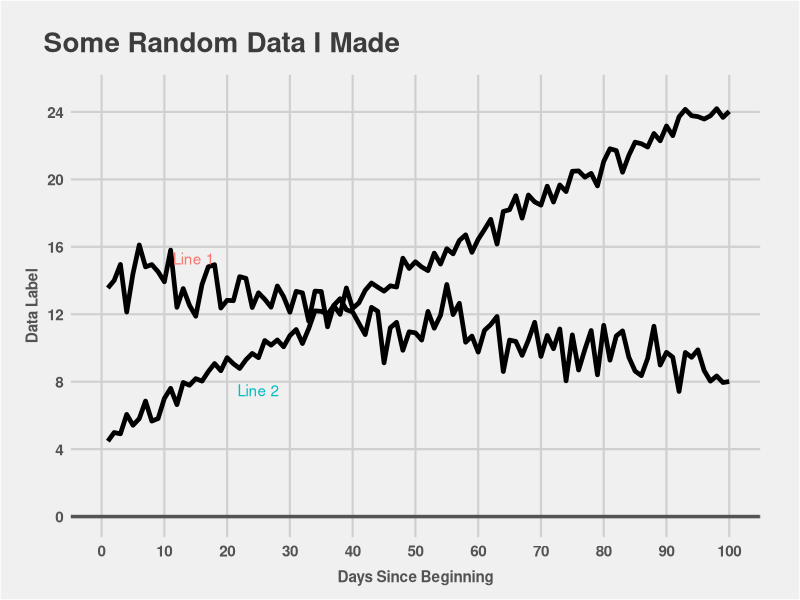
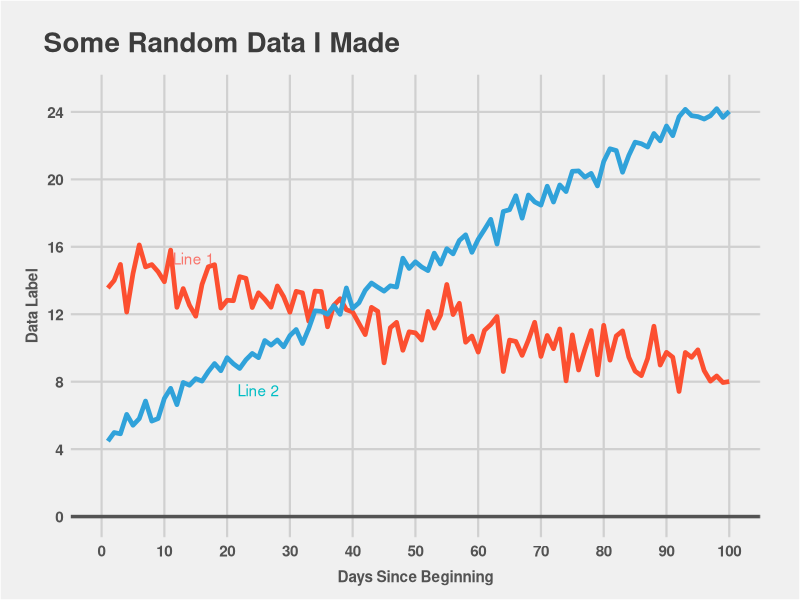
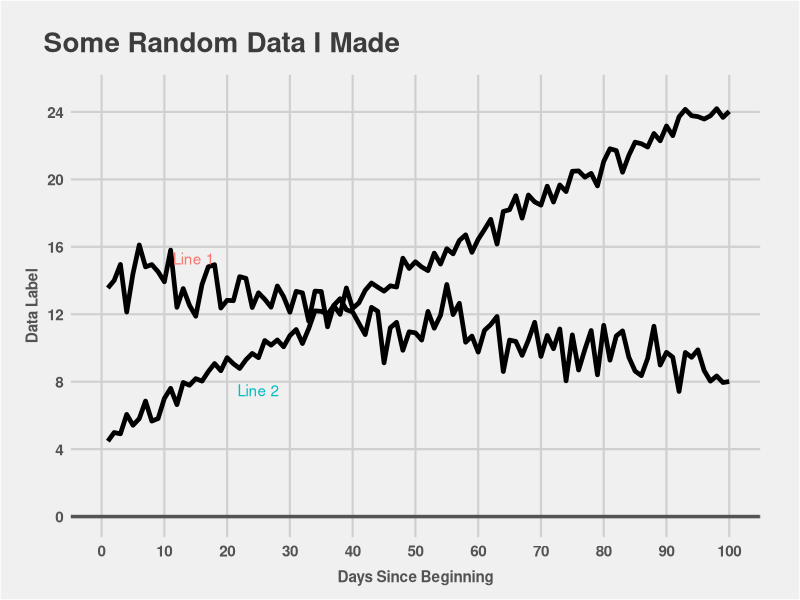
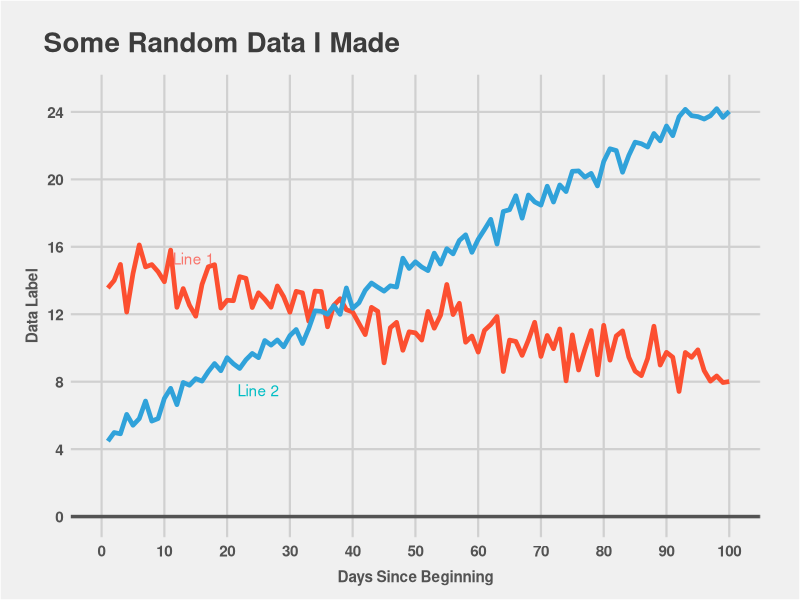

Generate these figures, in order, with R:
#Make charts in the style of 538
  #taken from the website below:

#http://austinclemens.com/blog/2014/07/03/fivethirtyeight-com-style-graphs-in-ggplot2/

#color palette found here
  #http://www.color-hex.com/color-palette/13650

#the final chart is really nice, but does require the window in Rstudio IDE to be resize to make it work

#There is also a 538 theme on github:
  #https://github.com/alex23lemm/theme_fivethirtyeight

#####################
# Packages and Data #
#####################


# Packages
library(ggplot2)
library(grid)

#creating the chart
line1<-rnorm(100,mean=15-seq(1,6,by=.05),sd=1)
line2<-rnorm(100,mean=4+seq(1,21,by=.2),sd=.5)
time<-seq(1,100,by=1)
data<-data.frame(time,line1,line2)

###################
# Original Script #
###################
ggplot(data,aes(time)) +
  # The actual lines
  geom_line(aes(y=line1),size=1.6) +
  geom_line(aes(y=line2),size=1.6) +
  theme_bw() +
  # Set the entire chart region to a light gray color
  theme(panel.background=element_rect(fill="#F0F0F0")) +
  theme(plot.background=element_rect(fill="#F0F0F0")) +
  theme(panel.border=element_rect(colour="#F0F0F0")) +
  # Format the grid
  theme(panel.grid.major=element_line(colour="#D0D0D0",size=.75)) +
  scale_x_continuous(minor_breaks=0,breaks=seq(0,100,10),limits=c(0,100)) +
  scale_y_continuous(minor_breaks=0,breaks=seq(0,26,4),limits=c(0,25)) +
  theme(axis.ticks=element_blank()) +
  # Dispose of the legend
  theme(legend.position="none") +
  # Set title and axis labels, and format these and tick marks
  ggtitle("Some Random Data I Made") +
  theme(plot.title=element_text(face="bold",hjust=-.08,vjust=2,colour="#3C3C3C",size=20)) +
  ylab("Data Label") +
  xlab("Days Since Beginning") +
  theme(axis.text.x=element_text(size=11,colour="#535353",face="bold")) +
  theme(axis.text.y=element_text(size=11,colour="#535353",face="bold")) +
  theme(axis.title.y=element_text(size=11,colour="#535353",face="bold",vjust=1.5)) +
  theme(axis.title.x=element_text(size=11,colour="#535353",face="bold",vjust=-.5)) +
  # Big bold line at y=0
  geom_hline(yintercept=0,size=1.2,colour="#535353") +
  # Plot margins and finally line annotations
  theme(plot.margin = unit(c(1, 1, .5, .7), "cm")) +
  annotate("text",x=14.7,y=15.3,label="Line 1",colour="#f8766d") +
  annotate("text",x=25,y=7.5,label="Line 2",colour="#00bdc4")

ggsave(filename="/538.png",dpi=600)

#################
# Adding Colors #
#################

#Some Edits to the chart
  # make lines colored (original script forget code that gave it colors)

ggplot(data,aes(time)) +
  # The actual lines
    # now with colors
    # color palette used found at top of script
  geom_line(aes(y=line1),size=1.6, color="#fc4f30") +
  geom_line(aes(y=line2),size=1.6, color="#30a2da") + 
  theme_bw() +
  # Set the entire chart region to a light gray color
  theme(panel.background=element_rect(fill="#F0F0F0")) +
  theme(plot.background=element_rect(fill="#F0F0F0")) +
  theme(panel.border=element_rect(colour="#F0F0F0")) +
  # Format the grid
  theme(panel.grid.major=element_line(colour="#D0D0D0",size=.75)) +
  scale_x_continuous(minor_breaks=0,breaks=seq(0,100,10),limits=c(0,100)) +
  scale_y_continuous(minor_breaks=0,breaks=seq(0,26,4),limits=c(0,25)) +
  theme(axis.ticks=element_blank()) +
  # Dispose of the legend
  theme(legend.position="none") +
  # Set title and axis labels, and format these and tick marks
  ggtitle("Some Random Data I Made") +
  theme(plot.title=element_text(face="bold",hjust=-.08,vjust=2,colour="#3C3C3C",size=20)) +
  ylab("Data Label") +
  xlab("Days Since Beginning") +
  theme(axis.text.x=element_text(size=11,colour="#535353",face="bold")) +
  theme(axis.text.y=element_text(size=11,colour="#535353",face="bold")) +
  theme(axis.title.y=element_text(size=11,colour="#535353",face="bold",vjust=1.5)) +
  theme(axis.title.x=element_text(size=11,colour="#535353",face="bold",vjust=-.5)) +
  # Big bold line at y=0
  geom_hline(yintercept=0,size=1.2,colour="#535353") +
  # Plot margins and finally line annotations
  theme(plot.margin = unit(c(1, 1, .5, .7), "cm")) +
  annotate("text",x=14.7,y=15.3,label="Line 1",colour="#f8766d") +
  annotate("text",x=25,y=7.5,label="Line 2",colour="#00bdc4")

ggsave(filename="/538.png",dpi=600)